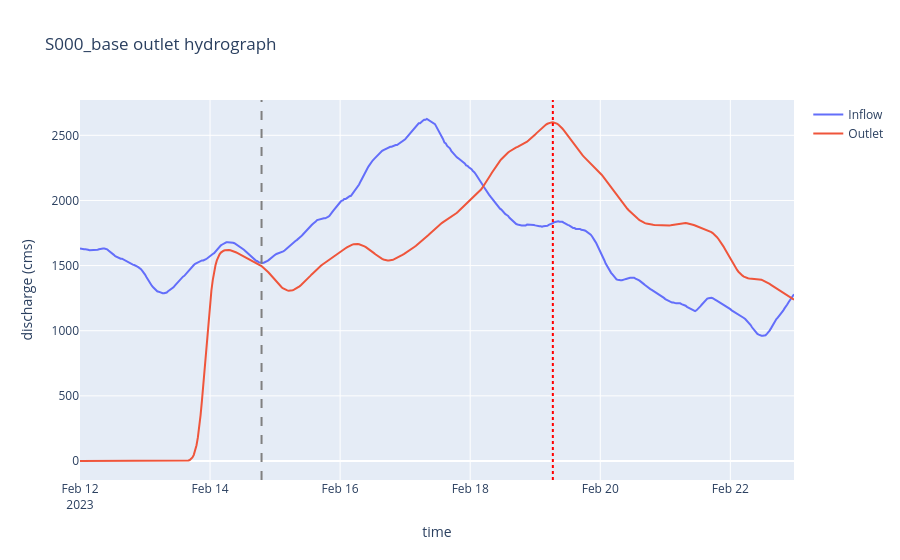

The code cell stored with this chart in its notebook:
### Code cell
row = run_registry.loc[run_registry["state_id"].eq(state_id)].iloc[0]
fig = go.Figure()
fig.add_trace(go.Scatter(x=hydro["time_utc"], y=hydro["q_inflow_cms"], mode="lines", name="Inflow"))
fig.add_trace(go.Scatter(x=hydro["time_utc"], y=hydro["q_outlet_cms"], mode="lines", name="Outlet"))
fig.add_vline(x=pd.to_datetime(row["event_start_time_utc"], utc=True), line_dash="dash", line_color="gray")
fig.add_vline(x=pd.to_datetime(row["peak_time_utc"], utc=True), line_dash="dot", line_color="red")
fig.update_layout(title=f"{state_id} outlet hydrograph", xaxis_title="time", yaxis_title="discharge (cms)")
fig.show()

### Figure 1 — Plotly figure (JSON) as saved in the notebook; plotly's stock layout.template omitted (floating-point values rounded to 4 significant figures; data arrays with more than 128 entries replaced by an {"elided": "..."} marker saying what was removed)
{"data": [{"mode": "lines", "name": "Inflow", "type": "scatter", "x": {"elided": "528 str values"}, "y": {"elided": "528 float values"}}, {"mode": "lines", "name": "Outlet", "type": "scatter", "x": {"elided": "528 str values"}, "y": {"elided": "528 float values"}}], "layout": {"shapes": [{"line": {"color": "gray", "dash": "dash"}, "type": "line", "x0": "2023-02-14T19:00:00+00:00", "x1": "2023-02-14T19:00:00+00:00", "xref": "x", "y0": 0, "y1": 1, "yref": "y domain"}, {"line": {"color": "red", "dash": "dot"}, "type": "line", "x0": "2023-02-19T06:30:00+00:00", "x1": "2023-02-19T06:30:00+00:00", "xref": "x", "y0": 0, "y1": 1, "yref": "y domain"}], "title": {"text": "S000_base outlet hydrograph"}, "xaxis": {"title": {"text": "time"}}, "yaxis": {"title": {"text": "discharge (cms)"}}}}
